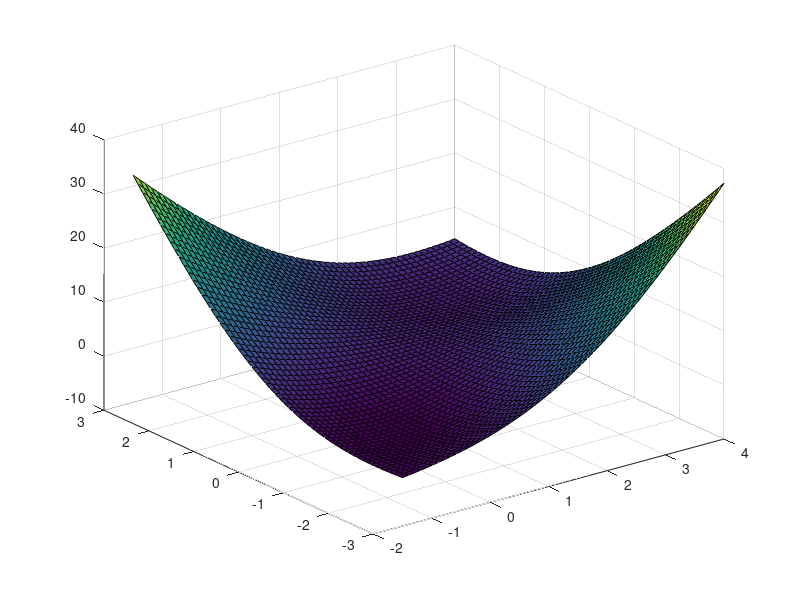

The MATLAB source for this figure:
%f(x, y) = sin(x+y) + (x-y)^2 − 1.5x + 2.5y + 1(min),  -1<=x<=4, -3<=y<=3,
%x,y小數後3位, f(x,y)小數後4位

%{
x = linspace(-2, 2, 25);		% 在 x 軸 [-2,2] 之間取 25 點  
y = linspace(-2, 2, 25);		% 在 y 軸 [-2,2] 之間取 25 點  
[xx,yy] = meshgrid(x, y);		% xx 和 yy 都是 25×25 的矩陣  
zz = xx.*exp(-xx.^2-yy.^2);		% zz 也是 25×2 的矩陣  
surf(xx, yy, zz);				% 畫出立體曲面圖  
colormap('default')				% 顏色改回預設值 
%}


x = linspace(-1.5, 4, 55);		
y = linspace(-3, 3, 60);		 
[xx,yy] = meshgrid(x, y);		
zz = sin(xx+yy)+(xx-yy).^2-1.5*(x)+2.5*(yy)+1;		
surf(xx, yy, zz);				 
colormap('default');

